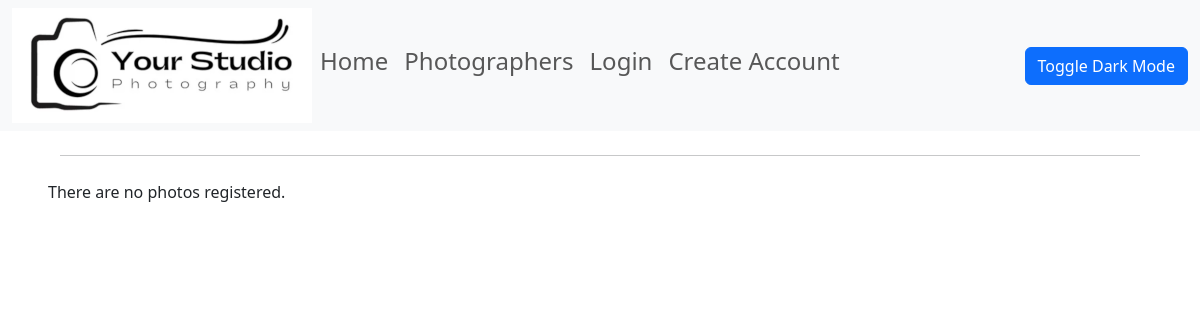
/gallery/6, run on an earlier commit of the app's database.
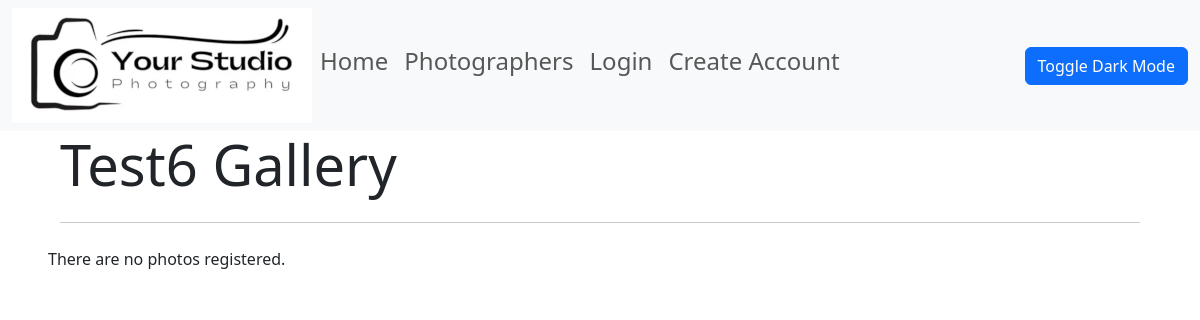
And on a later commit of the database.
### photo_app/models.py (models this page shows, shortened)
class Gallery(models.Model):
    title = models.CharField(max_length=200)
    about = models.TextField((""), blank=True)

### photo_app/views.py (the view)
# urls.py: path('gallery/<int:pk>', views.GalleryDetailView.as_view(), name='gallery-detail'),
class GalleryDetailView(generic.DetailView):
    model = Gallery
    def get_context_data(self, **kwargs):
        context = super().get_context_data(**kwargs)
        context['photo_list'] = Photo.objects.filter(gallery=self.object)
        return context

### photo_app/templates/photo_app/gallery_detail.html (shortened to what this page needs)
{% extends 'photo_app/base_template.html' %}
{% block content %}
<div class="jumbotron">
<div class="container">
<h1 class="display-4">{{ gallery.title }}</h1>
<h4 class="lead">{{ gallery.about }}</h2>
    <hr class="my-4">
</div>
</div>
{% if photo_list %}
<div class="row">
{% for photo in photo_list %}
<div class="col-auto">
<div class="card text-white bg-secondary border-4 border-dark mb-5" style="max-width: 18rem;">
    <div class="card-header bg-dark">
    <h5 class="card-title">{{ photo.title }}</h5>
    </div>
<div class="card-body">
    <img class="card-img-top rounded-circle" src="{{photo.picture.url}}" alt="{{photo.altText}}">
    <p class="card-text">{{photo.about}}</p>
    <div class="text-center">
    <a class="btn btn-primary btn-lg" href="{{ photo.get_absolute_url }}" role="button">View</a>
    {% if user.is_authenticated %}
    <a class="btn btn-primary btn-lg" href="{% url 'edit_photo' gallery.id photo.id %}" role="button">Edit</a>
    <a class="btn btn-danger btn-lg" href="{% url 'delete_photo' gallery.id photo.id %}" role="button">Delete</a>
    {% endif %}
</div>
    </div>
    <div class="card-footer bg-dark">
        <div class="card-text">{{ photo.number_of_likes }} Like{{ photo.number_of_likes|pluralize }}</div>
</div>
</div>
</div>
{% endfor %}
</div>
{% else %}
<p>There are no photos registered.</p>
{% endif %}
{% endblock %}

What changed in the data, as far as the page shows it:
now on this page (row edited): Gallery: title "Test6 Gallery"
